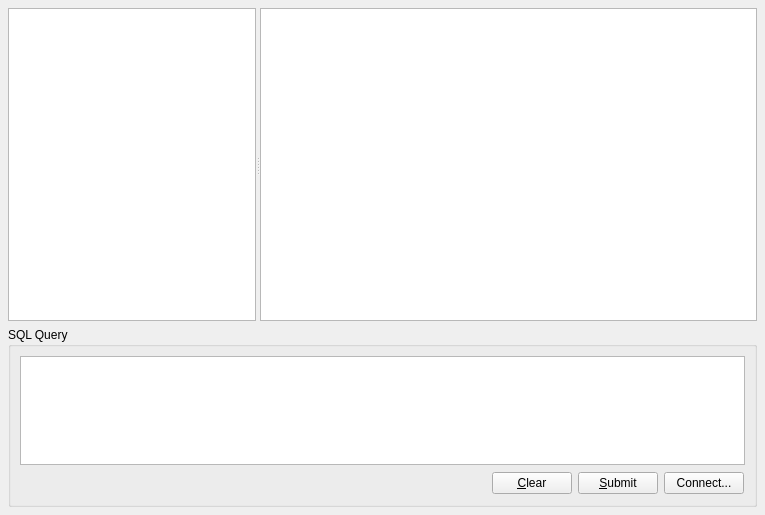
<?xml version="1.0" encoding="UTF-8"?>
<ui version="4.0">
 <class>Browser</class>
 <widget class="QWidget" name="Browser">
  <property name="geometry">
   <rect>
    <x>0</x>
    <y>0</y>
    <width>765</width>
    <height>515</height>
   </rect>
  </property>
  <property name="windowTitle">
   <string>Qt SQL Browser</string>
  </property>
  <property name="windowIcon">
   <iconset>
    <normaloff>:/SQLiteManager/Resources/Hopeclient.ico</normaloff>:/SQLiteManager/Resources/Hopeclient.ico</iconset>
  </property>
  <layout class="QVBoxLayout">
   <property name="spacing">
    <number>6</number>
   </property>
   <property name="margin">
    <number>8</number>
   </property>
   <item>
    <widget class="QSplitter" name="splitter_2">
     <property name="sizePolicy">
      <sizepolicy hsizetype="Expanding" vsizetype="Expanding">
       <horstretch>0</horstretch>
       <verstretch>0</verstretch>
      </sizepolicy>
     </property>
     <property name="orientation">
      <enum>Qt::Horizontal</enum>
     </property>
     <widget class="ConnectionWidget" name="connectionWidget">
      <property name="sizePolicy">
       <sizepolicy hsizetype="Ignored" vsizetype="Expanding">
        <horstretch>1</horstretch>
        <verstretch>0</verstretch>
       </sizepolicy>
      </property>
     </widget>
     <widget class="QTableView" name="table">
      <property name="sizePolicy">
       <sizepolicy hsizetype="Expanding" vsizetype="Expanding">
        <horstretch>2</horstretch>
        <verstretch>0</verstretch>
       </sizepolicy>
      </property>
      <property name="contextMenuPolicy">
       <enum>Qt::ActionsContextMenu</enum>
      </property>
      <property name="selectionBehavior">
       <enum>QAbstractItemView::SelectRows</enum>
      </property>
     </widget>
    </widget>
   </item>
   <item>
    <widget class="QGroupBox" name="groupBox">
     <property name="sizePolicy">
      <sizepolicy hsizetype="Preferred" vsizetype="MinimumExpanding">
       <horstretch>0</horstretch>
       <verstretch>0</verstretch>
      </sizepolicy>
     </property>
     <property name="maximumSize">
      <size>
       <width>16777215</width>
       <height>180</height>
      </size>
     </property>
     <property name="title">
      <string>SQL Query</string>
     </property>
     <layout class="QVBoxLayout">
      <property name="spacing">
       <number>6</number>
      </property>
      <property name="margin">
       <number>9</number>
      </property>
      <item>
       <widget class="QPlainTextEdit" name="sqlEdit">
        <property name="sizePolicy">
         <sizepolicy hsizetype="Expanding" vsizetype="MinimumExpanding">
          <horstretch>0</horstretch>
          <verstretch>0</verstretch>
         </sizepolicy>
        </property>
        <property name="minimumSize">
         <size>
          <width>0</width>
          <height>18</height>
         </size>
        </property>
        <property name="baseSize">
         <size>
          <width>0</width>
          <height>120</height>
         </size>
        </property>
       </widget>
      </item>
      <item>
       <layout class="QHBoxLayout">
        <property name="spacing">
         <number>6</number>
        </property>
        <property name="margin">
         <number>1</number>
        </property>
        <item>
         <spacer>
          <property name="orientation">
           <enum>Qt::Horizontal</enum>
          </property>
          <property name="sizeHint" stdset="0">
           <size>
            <width>40</width>
            <height>20</height>
           </size>
          </property>
         </spacer>
        </item>
        <item>
         <widget class="QPushButton" name="clearButton">
          <property name="text">
           <string>&amp;Clear</string>
          </property>
         </widget>
        </item>
        <item>
         <widget class="QPushButton" name="submitButton">
          <property name="text">
           <string>&amp;Submit</string>
          </property>
         </widget>
        </item>
        <item>
         <widget class="QPushButton" name="connectButton">
          <property name="text">
           <string>Connect...</string>
          </property>
         </widget>
        </item>
       </layout>
      </item>
     </layout>
    </widget>
   </item>
  </layout>
  <action name="insertRowAction">
   <property name="enabled">
    <bool>false</bool>
   </property>
   <property name="text">
    <string>&amp;Insert Row</string>
   </property>
   <property name="statusTip">
    <string>Inserts a new Row</string>
   </property>
  </action>
  <action name="deleteRowAction">
   <property name="enabled">
    <bool>false</bool>
   </property>
   <property name="text">
    <string>&amp;Delete Row</string>
   </property>
   <property name="statusTip">
    <string>Deletes the current Row</string>
   </property>
  </action>
 </widget>
 <customwidgets>
  <customwidget>
   <class>ConnectionWidget</class>
   <extends>QTreeView</extends>
   <header>connectionwidget.h</header>
  </customwidget>
 </customwidgets>
 <tabstops>
  <tabstop>sqlEdit</tabstop>
  <tabstop>clearButton</tabstop>
  <tabstop>connectionWidget</tabstop>
  <tabstop>table</tabstop>
 </tabstops>
 <resources>
  <include location="sqlitemanager.qrc"/>
 </resources>
 <connections/>
</ui>
